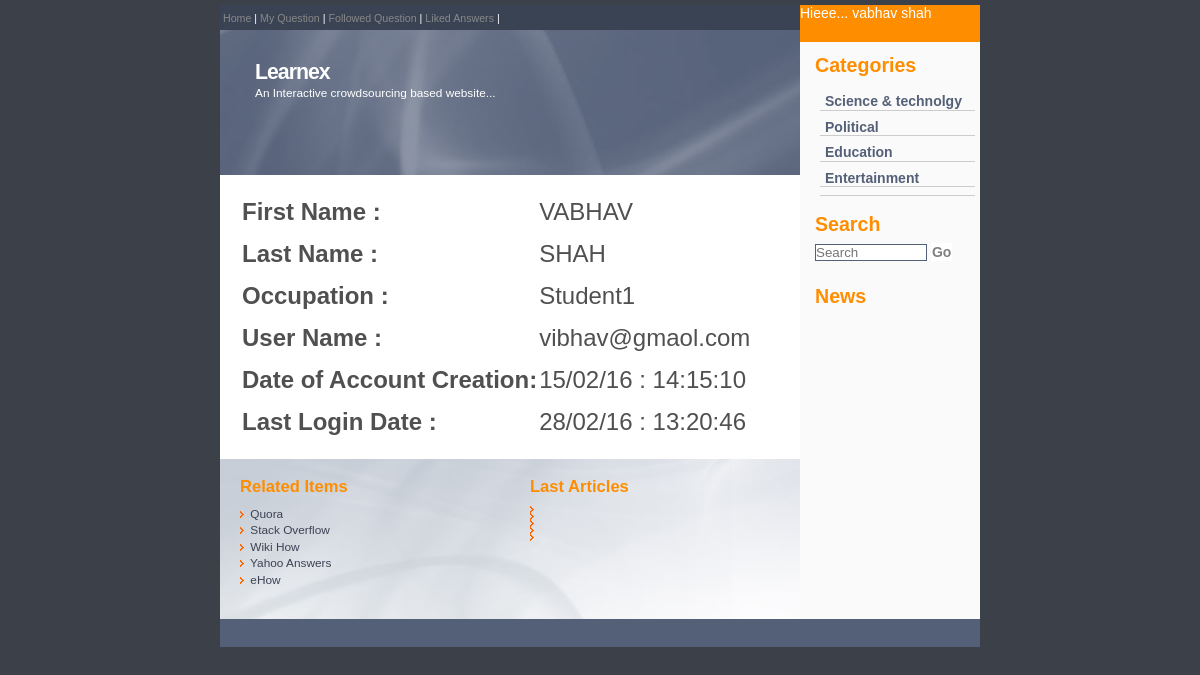
/profile.php (signed in), run on the app's committed database.
### tables this page shows
CREATE TABLE IF NOT EXISTS `userdetails` (
`user_id` int(11) NOT NULL,
  `first_name` varchar(30) NOT NULL,
  `last_name` varchar(30) NOT NULL,
  `contact_no` varchar(11) NOT NULL,
  `email_id` varchar(30) NOT NULL,
  `address` varchar(1000) NOT NULL,
  `user_name` varchar(30) NOT NULL,
  `password` varchar(20) NOT NULL,
  `last_login` varchar(100) NOT NULL,
  `status` tinyint(1) NOT NULL,
  `insert_date` varchar(30) NOT NULL,
  `insert_by` varchar(30) NOT NULL,
  `update_date` varchar(30) NOT NULL,
  `update_by` varchar(30) NOT NULL
);

### profile.php (the view, shortened to what this page needs)
<?php
include "imports/header.php";
?>
 <div class="menu">
      <h2>Categories</h2>
      <div class="nav">
        <ul>
          <li><a href="science.php">Science & technolgy</a></li>
          <li><a href="politics.php">Political</a></li>
          <li><a href="edu.php">Education</a></li>
		  <li><a href="ent.php">Entertainment</a></li>
          <li><a href="#"></a></li>
        </ul>
      </div>
      <h2>Search</h2>
      <form action="search.php" >
        <div class="search">
          <input type="text" placeholder="Search" name="search" class="text" />
          <input type="submit" value="Go" name="submit" class="searchbutton" />
          <br />
        </div>
      </form>
      <br />
      <h2>News</h2>
      <br />
    </div>
  </div>
  <div class="lside">
    <div class="topmenu"> &nbsp;<a href="index.php">Home</a> | <a href="myques.php">My Question</a> | <a href="followed.php">Followed Question</a> | <a href="liked.php">Liked Answers</a> | </div>
    <div class="header">
      <div class="padding">
        <div class="citation"></div>
          <h1>Learnex</h1>
		     An Interactive crowdsourcing based website...
      </div>
    </div>
     <div class="main">
     	<?php
     	$querypr ="select u.* from userdetails u where  u.user_id = '".$_SESSION['u_id']."' ";
	$result=mysqli_query($con,$querypr);
	 if($row = @mysqli_fetch_assoc($result))
		 {
?>
     	<table style="font-size:24px; height:40">
<tr style="height:40px"><td><b>First Name : </td><td style="text-transform: uppercase;"> <?php echo $row['first_name']?></td></tr>
<tr style="height:40px"><td ><b>Last Name : </td><td style="text-transform: uppercase;"><?php echo $row['last_name']?></td></tr>
<tr style="height:40px"><td ><b>Occupation : </td><td ><?php echo $row['address']?></td></tr>
<tr style="height:40px"><td><b>User Name : </td><td><?php echo $row['email_id']?></td></tr>
<tr style="height:40px"><td><b>Date of Account Creation: </td><td><?php echo $row['insert_date']?></td></tr>
<tr style="height:40px"><td><b>Last Login Date : </td><td><?php echo $row['last_login']?></td></tr>
     	</table>
    <?php
}
include "imports/footer.php";
	  ?>

### style.css (style rules this page uses)
ul li a { color:#DFD7DD; text-decoration:none; }
body { margin:5px 0; padding:0; font: 74% Arial, Sans-Serif; color:#FFF; line-height: 1.4em; background : #3C4049; }
.lside { background: #FFF; color: #000; width: 580px; float: left; }
.lside .topmenu { background: #3A4354; color: #FFF; width: 580px; height: 15px; padding: 5px 0 5px 0px; font-size: 90%; }
.lside .header { background: #546078 url(header.jpg) no-repeat; width: 580px; height: 145px; color: #FF8D00; }
.lside .header .padding { padding: 30px 0 0 35px; color: #FFF; }
.lside .header .citation { color : #EEE; font-size: 90%; padding: 70px 20px 15px 0; float: right; text-align: right; }
.lside .main { background: #FFF; color: #505050; padding: 15px 20px 15px 20px; }
.rside .menu { background: #FAFAFA; padding: 5px; color: #333; }
.rside .menu h2 { color: #FF8D00; padding-left: 10px; }
.rside .search { padding-left: 10px; }
.nav { clear: both; text-align: left; color: #7D8085; padding: 5px 0 0 0; }
.nav li { font-weight: bold; margin: 0 0 8px 0; padding: 0 0 0 5px; border-bottom: 1px solid #ccc; }
.nav li a { color: #546078; text-decoration: none; }
a { color: #888; background: inherit; text-decoration:none; }
h1 { padding:0; margin:0; color: #FFF; background: inherit;font: bold 1.8em Arial, Sans-Serif; letter-spacing: -1px; }
h2 { background-color: inherit; color:#FF8D00; font-size:140%; font-weight:bold; margin: 10px 0 10px 0; padding:0; }
ul { margin: 5px 0 20px 15px; padding : 0; list-style : none; }
li { list-style-type: none; color: #F29900; margin: 0 0 0px 0; padding: 0 0 0 0px; }
li a { color: #FFF; }
input.text { margin: 0; width: 110px; border: 1px solid #546078; background: #FFF; color: #808080; }
input.searchbutton { margin: 0; font-size: 100%; font-family: Arial, Sans-serif; border: none; background: #FFFFFF; color: #808080; padding: 1px; font-weight: bold; }
* { margin:0px; padding:0px; }
body { font-family:Tahoma, Geneva, sans-serif; }

### data on the page
userdetails: first_name "VABHAV", last_name "SHAH", address "Student1", email "vibhav@gmaol.com", insert_date "15/02/16 : 14:15:10", last_login "28/02/16 : 13:20:46"

### other printed values
$_SESSION['user_name'] "vabhav shah"
